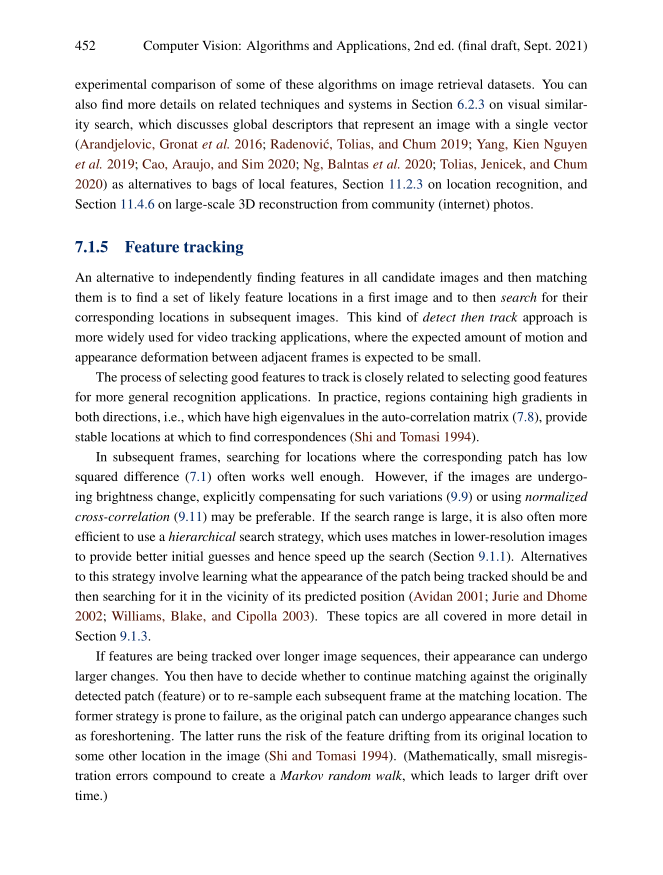
#> input picture lab4_1/pythonProject1/reference_img.png, 1325 x 1750 px, given in place of lena.png, which was not available (shown at 1/2 size)
$ python main.py
#> lines starting #> are read from the running program, lines starting #| are printed output that depends on the picture; pictures that were not available may be replaced by others from this repository, and a replacement may not be noted
import os
import cv2
import numpy as np

# ---------------------------
# Utility
# ---------------------------

def _ensure_outdir() -> str:

    outdir = os.path.join(os.path.dirname(__file__), "output")
    os.makedirs(outdir, exist_ok=True)
    return outdir


def _save(name: str, img: np.ndarray) -> None:

    outdir = _ensure_outdir()
    path = os.path.join(outdir, name)
    cv2.imwrite(path, img)
    print(f"Saved: {path}")


# ---------------------------
# I. Functions (exact names & args)
# ---------------------------

def padding(image: np.ndarray, border_width: int) -> np.ndarray:

    return cv2.copyMakeBorder(
        image,
        top=border_width,
        bottom=border_width,
        left=border_width,
        right=border_width,
        borderType=cv2.BORDER_REFLECT,
    )


def crop(image: np.ndarray, x_0: int, x_1: int, y_0: int, y_1: int) -> np.ndarray:

    h, w = image.shape[:2]
    # Clamp to image bounds for safety
    x_0 = max(0, min(x_0, w))
    x_1 = max(0, min(x_1, w))
    y_0 = max(0, min(y_0, h))
    y_1 = max(0, min(y_1, h))
    if x_0 >= x_1 or y_0 >= y_1:
        raise ValueError("Invalid crop coordinates after clamping.")
    return image[y_0:y_1, x_0:x_1]


def resize(image: np.ndarray, width: int, height: int) -> np.ndarray:

    return cv2.resize(image, (width, height), interpolation=cv2.INTER_AREA)


def copy(image: np.ndarray, emptyPictureArray: np.ndarray) -> np.ndarray:

    if emptyPictureArray.shape != image.shape:
        raise ValueError("emptyPictureArray must have the same shape as image.")
    # Vectorized copy, no OpenCV copy; use full slice assignment.
    emptyPictureArray[:] = image
    return emptyPictureArray


def grayscale(image: np.ndarray) -> np.ndarray:

    return cv2.cvtColor(image, cv2.COLOR_BGR2GRAY)


def hsv(image: np.ndarray) -> np.ndarray:

    return cv2.cvtColor(image, cv2.COLOR_BGR2HSV)


def hue_shifted(image: np.ndarray, emptyPictureArray: np.ndarray, hue: int) -> np.ndarray:

    if emptyPictureArray.shape != image.shape:
        raise ValueError("emptyPictureArray must have the same shape as image.")
    # Convert to a wider integer type to prevent wrap-around during addition.
    temp = image.astype(np.int16) + int(hue)
    # Clip to [0, 255] to achieve saturating arithmetic (no wrap-around).
    np.clip(temp, 0, 255, out=temp)
    emptyPictureArray[:] = temp.astype(np.uint8)
    return emptyPictureArray


def smoothing(image: np.ndarray) -> np.ndarray:

    return cv2.GaussianBlur(image, (15, 15), 0, borderType=cv2.BORDER_DEFAULT)


def rotation(image: np.ndarray, rotation_angle: int) -> np.ndarray:

    if rotation_angle == 90:
        return cv2.rotate(image, cv2.ROTATE_90_CLOCKWISE)
    elif rotation_angle == 180:
        return cv2.rotate(image, cv2.ROTATE_180)
    else:
        raise ValueError("rotation_angle must be 90 or 180.")


# ---------------------------
# II. Run the required tasks
# ---------------------------
if __name__ == "__main__":
    here = os.path.dirname(__file__)
    img_path = os.path.join(here, "lena.png")
    img = cv2.imread(img_path, cv2.IMREAD_COLOR)
#> img is the input picture: shape (1750, 1325, 3); mean B, G, R 239, 239, 239.3
    if img is None:
        raise FileNotFoundError(
            "Could not read lena.png. Place it in assignment_2/ next to main.py."
        )

    h, w, c = img.shape
#> h = 1750; w = 1325; c = 3

    # Padding: reflect, border_width=100
    padded = padding(img, border_width=100)
#> in padding, `return cv2.copyMakeBorder( image, top=border_width, bottom=border_widt..`:
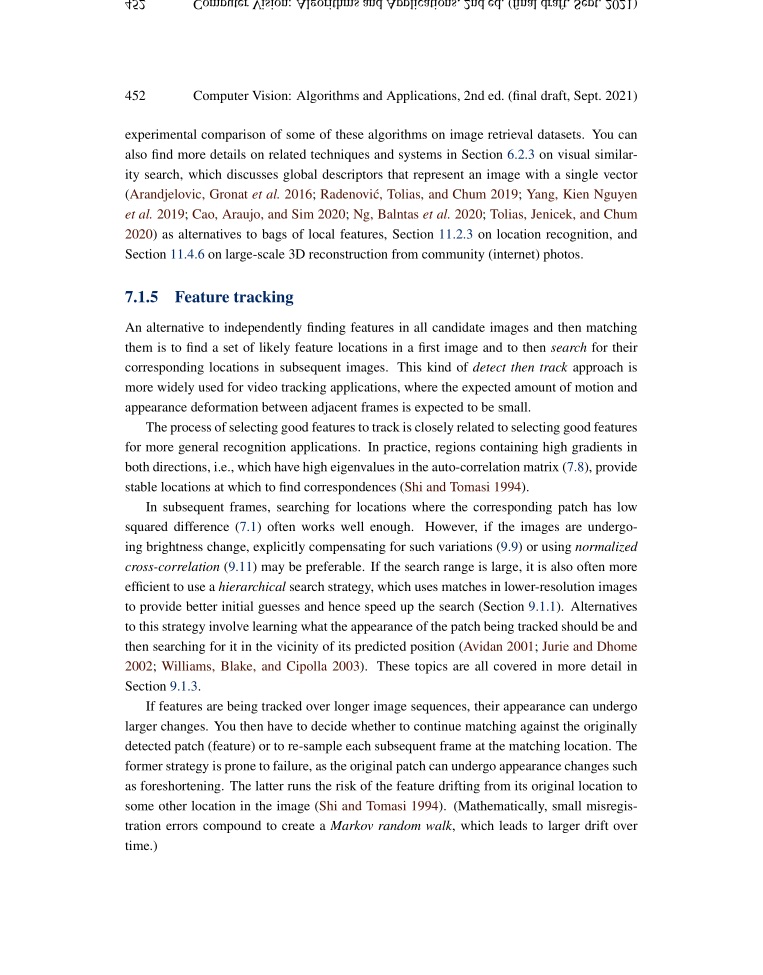
#> returned value: shape (1950, 1525, 3) (shown at 1/2 size); mean of channels 0, 1, 2 242.2, 242.1, 242.4; drawn as B, G, R
    _save("lena_padded_reflect_100.png", padded)

    # Cropping: 80 px from left/top; 130 px from right/bottom
    x0, y0 = 80, 80
    x1, y1 = w - 130, h - 130
#> x1 = 1195; y1 = 1620
    cropped = crop(img, x0, x1, y0, y1)
#> in crop, `return image[y_0:y_1, x_0:x_1]`:
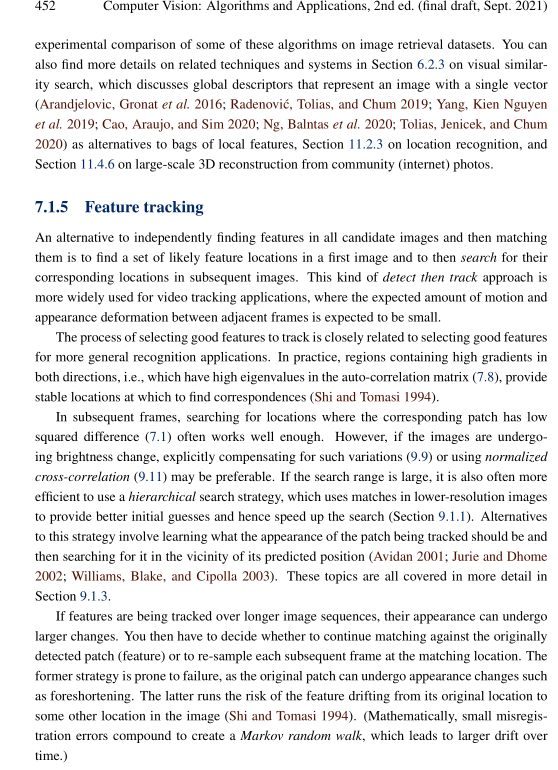
#> returned value: shape (1540, 1115, 3) (shown at 1/2 size); mean of channels 0, 1, 2 233.4, 233.3, 233.8; drawn as B, G, R
    _save("lena_cropped_80_130.png", cropped)

    # Resize: 200x200
    resized = resize(img, 200, 200)
#> in resize, `return cv2.resize(image, (width, height), interpolation=cv2.INTER_AREA)`:
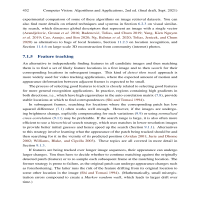
#> returned value: shape (200, 200, 3); mean of channels 0, 1, 2 239, 239, 239.3; drawn as B, G, R
    _save("lena_resized_200x200.png", resized)

    # Manual copy (no cv2.copy())
    empty = np.zeros((h, w, c), dtype=np.uint8)
    copied = copy(img, empty)
    _save("lena_copied_manual.png", copied)

    # Grayscale
    gray = grayscale(img)
    _save("lena_grayscale.png", gray)

    # HSV
    hsv_img = hsv(img)
#> in hsv, `return cv2.cvtColor(image, cv2.COLOR_BGR2HSV)`: returned value: shape (1750, 1325, 3); mean H, S, V 1.3, 1.7, 239.5
    # Saving HSV directly may look odd in regular viewers, but this meets the specification.
    _save("lena_hsv.png", hsv_img)

    # Color shifting: shift by +50 for all color values (with clamping)
    empty2 = np.zeros_like(img, dtype=np.uint8)
    shifted = hue_shifted(img, empty2, hue=50)
#> in hue_shifted, `np.clip(temp, 0, 255, out=temp)`:
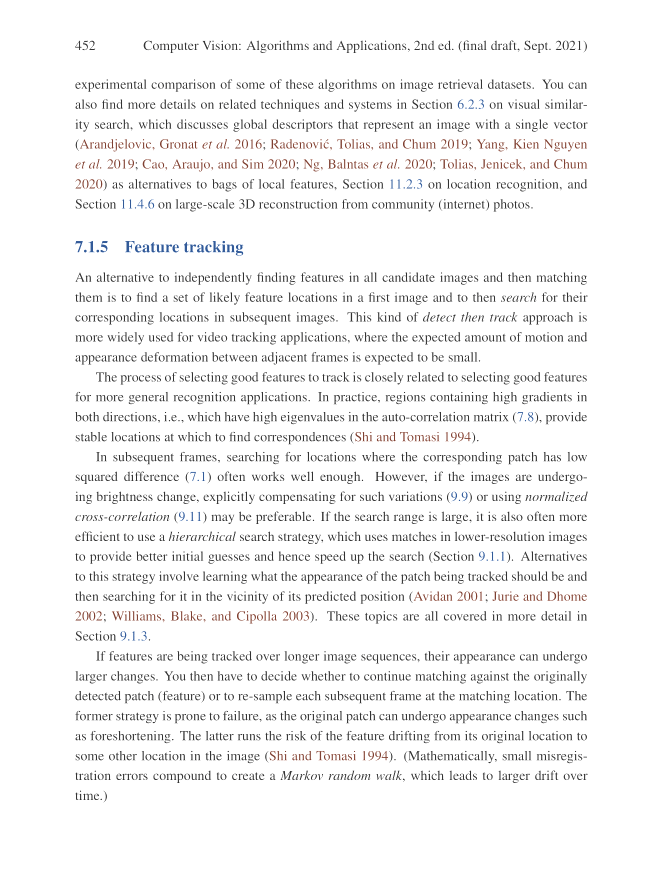
#> temp: shape (1750, 1325, 3) int16 (shown at 1/2 size); mean B, G, R 243.6, 243.6, 243.9
    _save("lena_color_shift_plus50.png", shifted)

    # Smoothing: Gaussian blur (15x15)
    smooth = smoothing(img)
#> in smoothing, `return cv2.GaussianBlur(image, (15, 15), 0, borderType=cv2.BORDER_DEFA..`:
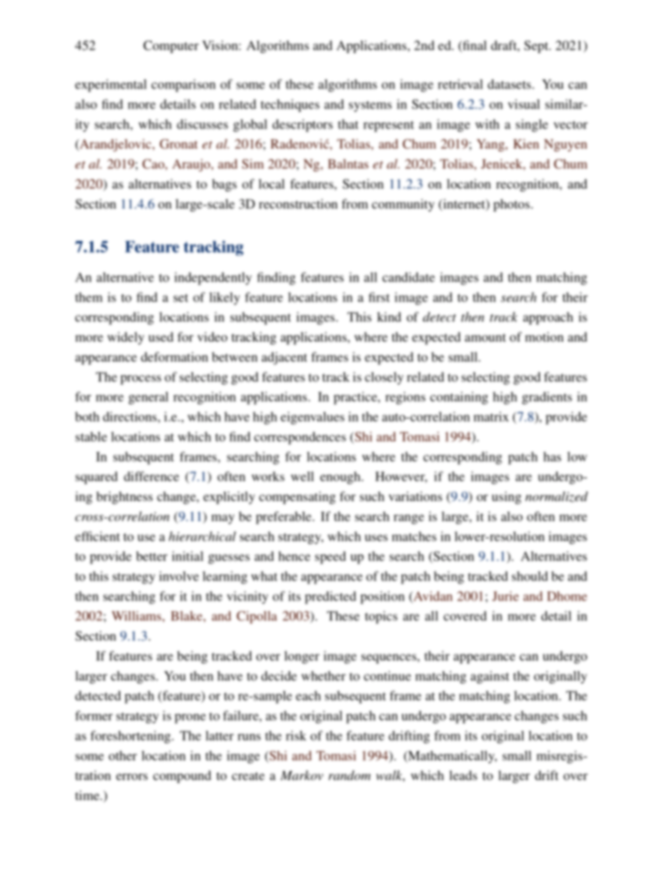
#> returned value: shape (1750, 1325, 3) (shown at 1/2 size); mean of channels 0, 1, 2 239, 239, 239.3; drawn as B, G, R
    _save("lena_blur_15x15.png", smooth)

    # Rotation: 90° clockwise and 180°
    rot90 = rotation(img, 90)
#> in rotation, `return cv2.rotate(image, cv2.ROTATE_90_CLOCKWISE)`:
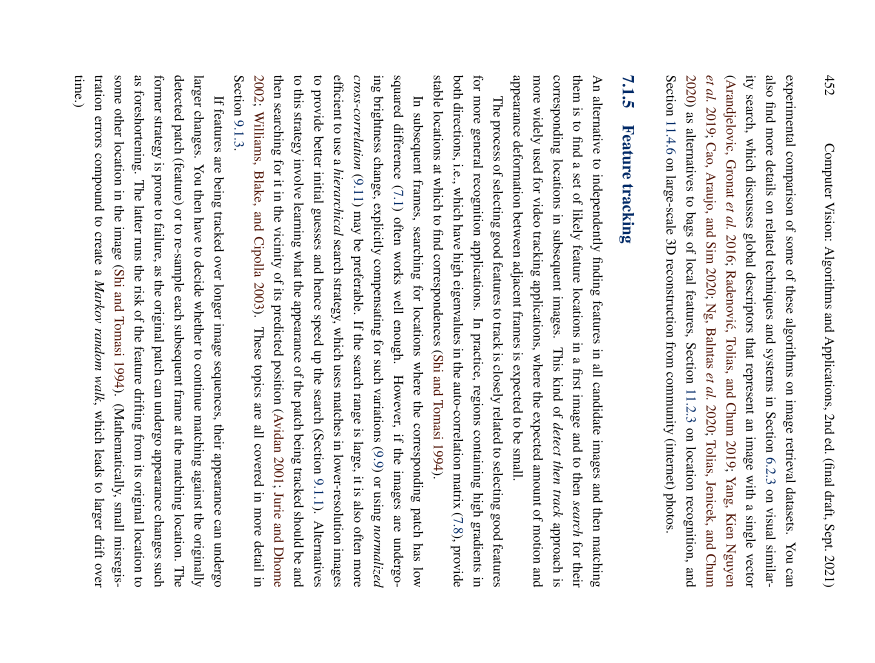
#> returned value: shape (1325, 1750, 3) (shown at 1/2 size); mean of channels 0, 1, 2 239, 239, 239.3; drawn as B, G, R
    _save("lena_rot_90_clockwise.png", rot90)

    rot180 = rotation(img, 180)
#> call 2 of rotation, with rotation_angle = 180
#> in rotation (call 2), `return cv2.rotate(image, cv2.ROTATE_180)`:
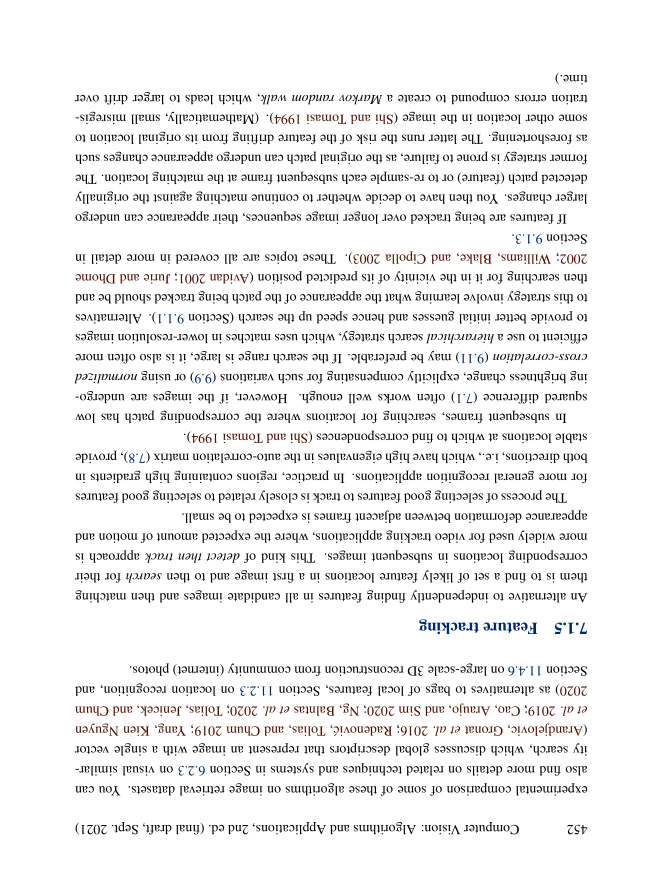
#> returned value: shape (1750, 1325, 3) (shown at 1/2 size); mean of channels 0, 1, 2 239, 239, 239.3; drawn as B, G, R
    _save("lena_rot_180.png", rot180)

    print("All tasks completed.")
